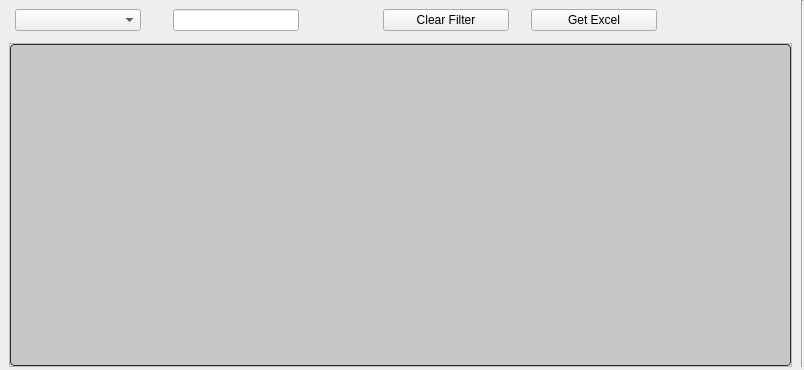
<?xml version="1.0" encoding="UTF-8"?>
<ui version="4.0">
 <class>MainWindow</class>
 <widget class="QMainWindow" name="MainWindow">
  <property name="geometry">
   <rect>
    <x>0</x>
    <y>0</y>
    <width>804</width>
    <height>370</height>
   </rect>
  </property>
  <property name="windowTitle">
   <string>MainWindow</string>
  </property>
  <property name="dockOptions">
   <set>QMainWindow::AllowNestedDocks|QMainWindow::AllowTabbedDocks|QMainWindow::AnimatedDocks|QMainWindow::ForceTabbedDocks|QMainWindow::GroupedDragging|QMainWindow::VerticalTabs</set>
  </property>
  <widget class="QWidget" name="centralwidget">
   <layout class="QGridLayout" name="gridLayout">
    <property name="leftMargin">
     <number>0</number>
    </property>
    <property name="topMargin">
     <number>0</number>
    </property>
    <property name="rightMargin">
     <number>0</number>
    </property>
    <property name="bottomMargin">
     <number>0</number>
    </property>
    <property name="horizontalSpacing">
     <number>3</number>
    </property>
    <property name="verticalSpacing">
     <number>0</number>
    </property>
    <item row="2" column="2">
     <widget class="QFrame" name="mainFrame">
      <property name="sizePolicy">
       <sizepolicy hsizetype="Expanding" vsizetype="Expanding">
        <horstretch>0</horstretch>
        <verstretch>0</verstretch>
       </sizepolicy>
      </property>
      <property name="frameShape">
       <enum>QFrame::StyledPanel</enum>
      </property>
      <property name="frameShadow">
       <enum>QFrame::Raised</enum>
      </property>
      <layout class="QGridLayout" name="gridLayout_4">
       <property name="leftMargin">
        <number>0</number>
       </property>
       <property name="topMargin">
        <number>0</number>
       </property>
       <property name="rightMargin">
        <number>0</number>
       </property>
       <property name="bottomMargin">
        <number>0</number>
       </property>
       <property name="spacing">
        <number>0</number>
       </property>
       <item row="0" column="0">
        <widget class="QTableView" name="tableView">
         <property name="font">
          <font>
           <pointsize>11</pointsize>
          </font>
         </property>
         <property name="styleSheet">
          <string notr="true">QTreeView:branch:selected, QTreeView:branch:hover {
  background: url(&quot;:/qss_icons/rc/transparent.png&quot;);
}

QTreeView:branch:has-siblings:!adjoins-item {
  border-image: url(&quot;:/qss_icons/rc/branch_line.png&quot;) 0;
}

QTreeView:branch:has-siblings:adjoins-item {
  border-image: url(&quot;:/qss_icons/rc/branch_more.png&quot;) 0;
}

QTreeView:branch:!has-children:!has-siblings:adjoins-item {
  border-image: url(&quot;:/qss_icons/rc/branch_end.png&quot;) 0;
}

QTreeView:branch:has-children:!has-siblings:closed, QTreeView:branch:closed:has-children:has-siblings {
  border-image: none;
  image: url(&quot;:/qss_icons/rc/branch_closed.png&quot;);
}

QTreeView:branch:open:has-children:!has-siblings, QTreeView:branch:open:has-children:has-siblings {
  border-image: none;
  image: url(&quot;:/qss_icons/rc/branch_open.png&quot;);
}

QTreeView:branch:has-children:!has-siblings:closed:hover, QTreeView:branch:closed:has-children:has-siblings:hover {
  image: url(&quot;:/qss_icons/rc/branch_closed_focus.png&quot;);
}

QTreeView:branch:open:has-children:!has-siblings:hover, QTreeView:branch:open:has-children:has-siblings:hover {
  image: url(&quot;:/qss_icons/rc/branch_open_focus.png&quot;);
}

QTreeView::indicator:checked,
QListView::indicator:checked {
  image: url(&quot;:/qss_icons/rc/checkbox_checked.png&quot;);
}

QTreeView::indicator:checked:hover, QTreeView::indicator:checked:focus, QTreeView::indicator:checked:pressed,
QListView::indicator:checked:hover,
QListView::indicator:checked:focus,
QListView::indicator:checked:pressed {
  image: url(&quot;:/qss_icons/rc/checkbox_checked_focus.png&quot;);
}

QTreeView::indicator:unchecked,
QListView::indicator:unchecked {
  image: url(&quot;:/qss_icons/rc/checkbox_unchecked.png&quot;);
}

QTreeView::indicator:unchecked:hover, QTreeView::indicator:unchecked:focus, QTreeView::indicator:unchecked:pressed,
QListView::indicator:unchecked:hover,
QListView::indicator:unchecked:focus,
QListView::indicator:unchecked:pressed {
  image: url(&quot;:/qss_icons/rc/checkbox_unchecked_focus.png&quot;);
}

QTreeView::indicator:indeterminate,
QListView::indicator:indeterminate {
  image: url(&quot;:/qss_icons/rc/checkbox_indeterminate.png&quot;);
}

QTreeView::indicator:indeterminate:hover, QTreeView::indicator:indeterminate:focus, QTreeView::indicator:indeterminate:pressed,
QListView::indicator:indeterminate:hover,
QListView::indicator:indeterminate:focus,
QListView::indicator:indeterminate:pressed {
  image: url(&quot;:/qss_icons/rc/checkbox_indeterminate_focus.png&quot;);
}

QTreeView,
QListView,
QTableView,
QColumnView {
  background-color: #c7c7c7;
  border: 1px solid #2d2d2d;
  color: #000000;
  gridline-color: #2d2d2d;
  border-radius: 4px;
}

QTreeView:disabled,
QListView:disabled,
QTableView:disabled,
QColumnView:disabled {
  background-color: #c7c7c7;
  color: #000000;
}

QTreeView:selected,
QListView:selected,
QTableView:selected,
QColumnView:selected {
  background-color: #c7c7c7;
  color: #000000;
}

QTreeView:hover,
QListView:hover,
QTableView:hover,
QColumnView:hover {
  background-color: #c7c7c7;
  border: 1px solid #148CD2;
}

QTreeView::item:pressed,
QListView::item:pressed,
QTableView::item:pressed,
QColumnView::item:pressed {
  background-color: #c7c7c7;
}

QTreeView::item:selected:hover,
QListView::item:selected:hover,
QTableView::item:selected:hover,
QColumnView::item:selected:hover {
  background: #c7c7c7;
  color: #000000;
}

QTreeView::item:selected:active,
QListView::item:selected:active,
QTableView::item:selected:active,
QColumnView::item:selected:active {
background-color: palette(highlight);
 color: palette(highlightedText);
}

QTreeView::item:!selected:hover,
QListView::item:!selected:hover,
QTableView::item:!selected:hover,
QColumnView::item:!selected:hover {
  outline: 0;
  color: #148CD2;
  background-color: #2d2d2d;
}

QTableCornerButton::section {
  background-color: #282828;
  border: 1px transparent #2d2d2d;
  border-radius: 0px;
}
</string>
         </property>
         <property name="selectionBehavior">
          <enum>QAbstractItemView::SelectRows</enum>
         </property>
         <property name="showGrid">
          <bool>false</bool>
         </property>
         <property name="sortingEnabled">
          <bool>true</bool>
         </property>
         <attribute name="verticalHeaderDefaultSectionSize">
          <number>23</number>
         </attribute>
        </widget>
       </item>
      </layout>
     </widget>
    </item>
    <item row="1" column="2">
     <widget class="Line" name="line_2">
      <property name="styleSheet">
       <string notr="true">background-color: transparent;</string>
      </property>
      <property name="orientation">
       <enum>Qt::Horizontal</enum>
      </property>
     </widget>
    </item>
    <item row="3" column="1">
     <widget class="Line" name="line_18">
      <property name="orientation">
       <enum>Qt::Horizontal</enum>
      </property>
     </widget>
    </item>
    <item row="0" column="4" rowspan="3">
     <widget class="Line" name="line_17">
      <property name="orientation">
       <enum>Qt::Vertical</enum>
      </property>
     </widget>
    </item>
    <item row="2" column="3">
     <widget class="Line" name="line_3">
      <property name="styleSheet">
       <string notr="true">background-color: transparent;</string>
      </property>
      <property name="orientation">
       <enum>Qt::Vertical</enum>
      </property>
     </widget>
    </item>
    <item row="2" column="0">
     <widget class="Line" name="line">
      <property name="styleSheet">
       <string notr="true">background-color: transparent;</string>
      </property>
      <property name="orientation">
       <enum>Qt::Vertical</enum>
      </property>
     </widget>
    </item>
    <item row="0" column="1" colspan="3">
     <widget class="QWidget" name="indexBar" native="true">
      <property name="sizePolicy">
       <sizepolicy hsizetype="Preferred" vsizetype="Minimum">
        <horstretch>0</horstretch>
        <verstretch>0</verstretch>
       </sizepolicy>
      </property>
      <property name="minimumSize">
       <size>
        <width>0</width>
        <height>0</height>
       </size>
      </property>
      <property name="styleSheet">
       <string notr="true">QTreeView:branch:selected, QTreeView:branch:hover {
  background: url(&quot;:/qss_icons/rc/transparent.png&quot;);
}

QTreeView:branch:has-siblings:!adjoins-item {
  border-image: url(&quot;:/qss_icons/rc/branch_line.png&quot;) 0;
}

QTreeView:branch:has-siblings:adjoins-item {
  border-image: url(&quot;:/qss_icons/rc/branch_more.png&quot;) 0;
}

QTreeView:branch:!has-children:!has-siblings:adjoins-item {
  border-image: url(&quot;:/qss_icons/rc/branch_end.png&quot;) 0;
}

QTreeView:branch:has-children:!has-siblings:closed, QTreeView:branch:closed:has-children:has-siblings {
  border-image: none;
  image: url(&quot;:/qss_icons/rc/branch_closed.png&quot;);
}

QTreeView:branch:open:has-children:!has-siblings, QTreeView:branch:open:has-children:has-siblings {
  border-image: none;
  image: url(&quot;:/qss_icons/rc/branch_open.png&quot;);
}

QTreeView:branch:has-children:!has-siblings:closed:hover, QTreeView:branch:closed:has-children:has-siblings:hover {
  image: url(&quot;:/qss_icons/rc/branch_closed_focus.png&quot;);
}

QTreeView:branch:open:has-children:!has-siblings:hover, QTreeView:branch:open:has-children:has-siblings:hover {
  image: url(&quot;:/qss_icons/rc/branch_open_focus.png&quot;);
}

QTreeView::indicator:checked,
QListView::indicator:checked {
  image: url(&quot;:/qss_icons/rc/checkbox_checked.png&quot;);
}

QTreeView::indicator:checked:hover, QTreeView::indicator:checked:focus, QTreeView::indicator:checked:pressed,
QListView::indicator:checked:hover,
QListView::indicator:checked:focus,
QListView::indicator:checked:pressed {
  image: url(&quot;:/qss_icons/rc/checkbox_checked_focus.png&quot;);
}

QTreeView::indicator:unchecked,
QListView::indicator:unchecked {
  image: url(&quot;:/qss_icons/rc/checkbox_unchecked.png&quot;);
}

QTreeView::indicator:unchecked:hover, QTreeView::indicator:unchecked:focus, QTreeView::indicator:unchecked:pressed,
QListView::indicator:unchecked:hover,
QListView::indicator:unchecked:focus,
QListView::indicator:unchecked:pressed {
  image: url(&quot;:/qss_icons/rc/checkbox_unchecked_focus.png&quot;);
}

QTreeView::indicator:indeterminate,
QListView::indicator:indeterminate {
  image: url(&quot;:/qss_icons/rc/checkbox_indeterminate.png&quot;);
}

QTreeView::indicator:indeterminate:hover, QTreeView::indicator:indeterminate:focus, QTreeView::indicator:indeterminate:pressed,
QListView::indicator:indeterminate:hover,
QListView::indicator:indeterminate:focus,
QListView::indicator:indeterminate:pressed {
  image: url(&quot;:/qss_icons/rc/checkbox_indeterminate_focus.png&quot;);
}

QTreeView,
QListView,
QTableView,
QColumnView {
  background-color: #ffffff;
  border: 1px solid #2d2d2d;
  color: #F0F0F0;
  gridline-color: #2d2d2d;
  border-radius: 4px;
}

QTreeView:disabled,
QListView:disabled,
QTableView:disabled,
QColumnView:disabled {
  background-color: #1e1e1e;
  color: #787878;
}

QTreeView:selected,
QListView:selected,
QTableView:selected,
QColumnView:selected {
  background-color: #ffffff;
  color: #2d2d2d;
}

QTreeView:hover,
QListView:hover,
QTableView:hover,
QColumnView:hover {
  background-color: #ffffff;
  border: 1px solid #148CD2;
}

QTreeView::item:pressed,
QListView::item:pressed,
QTableView::item:pressed,
QColumnView::item:pressed {
  background-color: #ffffff;
}

QTreeView::item:selected:hover,
QListView::item:selected:hover,
QTableView::item:selected:hover,
QColumnView::item:selected:hover {
  background: #ffffff;
  color: #282828;
}

QTreeView::item:selected:active,
QListView::item:selected:active,
QTableView::item:selected:active,
QColumnView::item:selected:active {
background-color: palette(highlight);
 color: palette(highlightedText);
}

QTreeView::item:!selected:hover,
QListView::item:!selected:hover,
QTableView::item:!selected:hover,
QColumnView::item:!selected:hover {
  outline: 0;
  color: #148CD2;
  background-color: #2d2d2d;
}

QTableCornerButton::section {
  background-color: #282828;
  border: 1px transparent #2d2d2d;
  border-radius: 0px;
}
</string>
      </property>
      <layout class="QGridLayout" name="gridLayout_2">
       <item row="0" column="3" rowspan="2">
        <widget class="Line" name="line_7">
         <property name="maximumSize">
          <size>
           <width>25</width>
           <height>16777215</height>
          </size>
         </property>
         <property name="styleSheet">
          <string notr="true">background-color: transparent;</string>
         </property>
         <property name="orientation">
          <enum>Qt::Horizontal</enum>
         </property>
        </widget>
       </item>
       <item row="0" column="2" rowspan="2">
        <widget class="QLineEdit" name="le_text">
         <property name="sizePolicy">
          <sizepolicy hsizetype="Preferred" vsizetype="Fixed">
           <horstretch>0</horstretch>
           <verstretch>0</verstretch>
          </sizepolicy>
         </property>
         <property name="maximumSize">
          <size>
           <width>200</width>
           <height>16777215</height>
          </size>
         </property>
        </widget>
       </item>
       <item row="0" column="1" rowspan="2">
        <widget class="Line" name="line_4">
         <property name="maximumSize">
          <size>
           <width>20</width>
           <height>16777215</height>
          </size>
         </property>
         <property name="styleSheet">
          <string notr="true">background-color: transparent;</string>
         </property>
         <property name="orientation">
          <enum>Qt::Horizontal</enum>
         </property>
        </widget>
       </item>
       <item row="0" column="0" rowspan="2">
        <widget class="QComboBox" name="cbHeads">
         <property name="maximumSize">
          <size>
           <width>200</width>
           <height>16777215</height>
          </size>
         </property>
        </widget>
       </item>
       <item row="0" column="5" rowspan="2">
        <widget class="Line" name="line_9">
         <property name="maximumSize">
          <size>
           <width>25</width>
           <height>16777215</height>
          </size>
         </property>
         <property name="styleSheet">
          <string notr="true">background-color: transparent;</string>
         </property>
         <property name="orientation">
          <enum>Qt::Horizontal</enum>
         </property>
        </widget>
       </item>
       <item row="1" column="9">
        <widget class="Line" name="line_6">
         <property name="minimumSize">
          <size>
           <width>1</width>
           <height>0</height>
          </size>
         </property>
         <property name="styleSheet">
          <string notr="true">background-color:transparent</string>
         </property>
         <property name="orientation">
          <enum>Qt::Horizontal</enum>
         </property>
        </widget>
       </item>
       <item row="1" column="4">
        <widget class="Line" name="line_5">
         <property name="maximumSize">
          <size>
           <width>10</width>
           <height>16777215</height>
          </size>
         </property>
         <property name="styleSheet">
          <string notr="true">background-color: transparent;</string>
         </property>
         <property name="orientation">
          <enum>Qt::Horizontal</enum>
         </property>
        </widget>
       </item>
       <item row="0" column="8" rowspan="2">
        <widget class="QPushButton" name="pbGetExcel">
         <property name="maximumSize">
          <size>
           <width>200</width>
           <height>16777215</height>
          </size>
         </property>
         <property name="text">
          <string>Get Excel</string>
         </property>
        </widget>
       </item>
       <item row="1" column="7">
        <widget class="Line" name="line_8">
         <property name="maximumSize">
          <size>
           <width>10</width>
           <height>16777215</height>
          </size>
         </property>
         <property name="styleSheet">
          <string notr="true">background-color: transparent;</string>
         </property>
         <property name="orientation">
          <enum>Qt::Horizontal</enum>
         </property>
        </widget>
       </item>
       <item row="0" column="6" rowspan="2">
        <widget class="QPushButton" name="pbClearfilter">
         <property name="maximumSize">
          <size>
           <width>200</width>
           <height>16777215</height>
          </size>
         </property>
         <property name="text">
          <string>Clear Filter</string>
         </property>
        </widget>
       </item>
      </layout>
     </widget>
    </item>
   </layout>
  </widget>
 </widget>
 <resources>
  <include location="C:/Users/HP/Desktop/Autotrader-Reborn2.1/Resourses/icons/icons.qrc"/>
 </resources>
 <connections/>
</ui>
